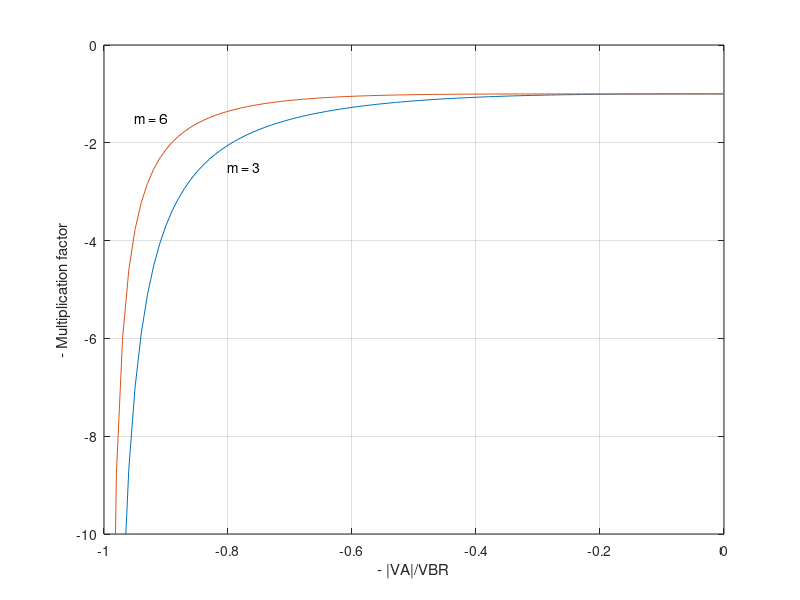

Here is the MATLAB script that generated this plot:
%Exercise 6.5...Multiplication factor

%Initialization
close
clear

%M calculation
x=linspace(0,.99);    %x=|VA|/VBR
M3=1 ./(1-x.^3);      %M when m=3
M6=1 ./(1-x.^6);      %M when m=6

%Plotting result
plot(-x,-M3,-x,-M6); grid
axis([-1 0 -10 0])
xlabel('- |VA|/VBR')  
ylabel('- Multiplication factor')
text(-0.8,-2.5,'m = 3')
text(-0.95,-1.5,'m = 6')
